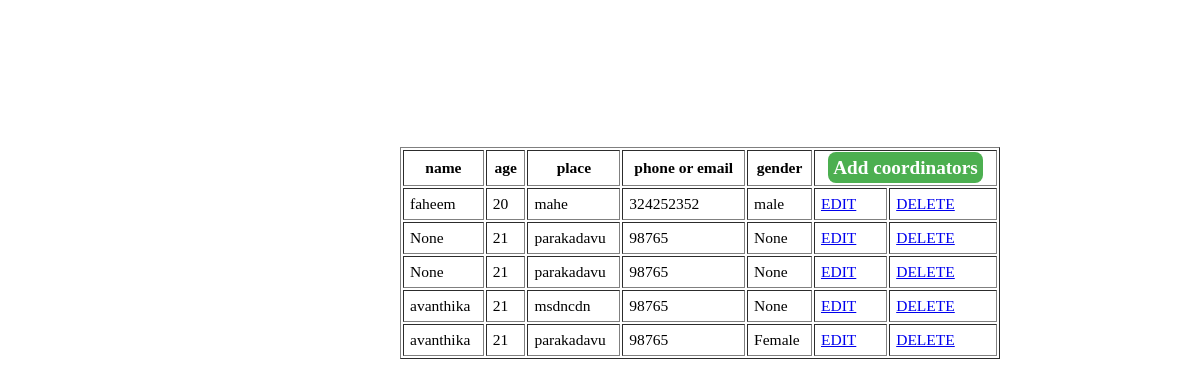
Page /view_coordinator on the earlier database version.
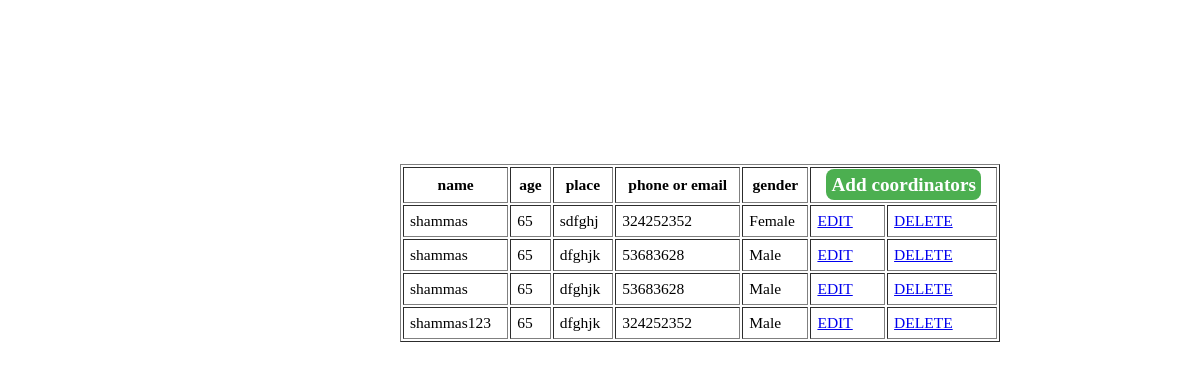
Same page on the later database version.
### Disaster_management_app/models.py (models this page shows)
class CoordinaterTable(models.Model):
    Name=models.CharField(max_length=50, blank=True, null=True)
    Age=models.IntegerField(blank=True, null=True)
    Place=models.CharField(max_length=100, blank=True, null=True)
    Phonenumber=models.BigIntegerField(blank=True, null=True)
    Gender=models.CharField(max_length=30, blank=True, null=True)

### Disaster_management_app/views.py (the view)
# urls.py: path('view_coordinator', view_coordinator.as_view(), name="viewcoordinator"),
class view_coordinator(View):
    def get(self,request):
     obj=CoordinaterTable.objects.all()
     return render(request, "Administration/viewcoordinator.html",{'obj':obj})

### templates/Administration/viewcoordinator.html (shortened to what this page needs)
{% load static %}
<!DOCTYPE html>
<html lang="en">
<head>
    <link rel="stylesheet" href="{% static 'css/coordinator.css'%}">
</head>
<body>
    <table border="1">
        <tr>
            <th>name</th>
            <th>age</th>
            <th>place</th>
            <th>phone or email</th>
            <th>gender</th>
            <th colspan="2">
                <a href="/add_coordinator" class="bottom">Add coordinators</a></th>
        </tr>
        {% for i in obj %}
        <tr>
            <td>{{i.Name}}</td>
            <td>{{i.Age}}</td>
            <td>{{i.Place}}</td>
            <td>{{i.Phonenumber}}</td>
            <td>{{i.Gender}}</td>
            <td><a href="edit_coordinator/{{i.id}}/">EDIT</a></td>
            <td><a href="deletecoordinator/{{i.id}}/">DELETE</a></td>
        </tr>
        {% endfor %}
    </table>
</body>
</html>

Differences in the rows shown:
removed CoordinaterTable: Name "faheem", Age "20", Place "mahe", Phonenumber "324252352", Gender "male"
removed CoordinaterTable: Name "None", Age "21", Place "parakadavu", Phonenumber "98765", Gender "None"
removed CoordinaterTable: Name "None", Age "21", Place "parakadavu", Phonenumber "98765", Gender "None"
removed CoordinaterTable: Name "avanthika", Age "21", Place "msdncdn", Phonenumber "98765", Gender "None"
removed CoordinaterTable: Name "avanthika", Age "21", Place "parakadavu", Phonenumber "98765", Gender "Female"
added CoordinaterTable: Name "shammas", Age "65", Place "sdfghj", Phonenumber "324252352", Gender "Female"
added CoordinaterTable: Name "shammas", Age "65", Place "dfghjk", Phonenumber "53683628", Gender "Male"
added CoordinaterTable: Name "shammas", Age "65", Place "dfghjk", Phonenumber "53683628", Gender "Male"
added CoordinaterTable: Name "shammas123", Age "65", Place "dfghjk", Phonenumber "324252352", Gender "Male"
